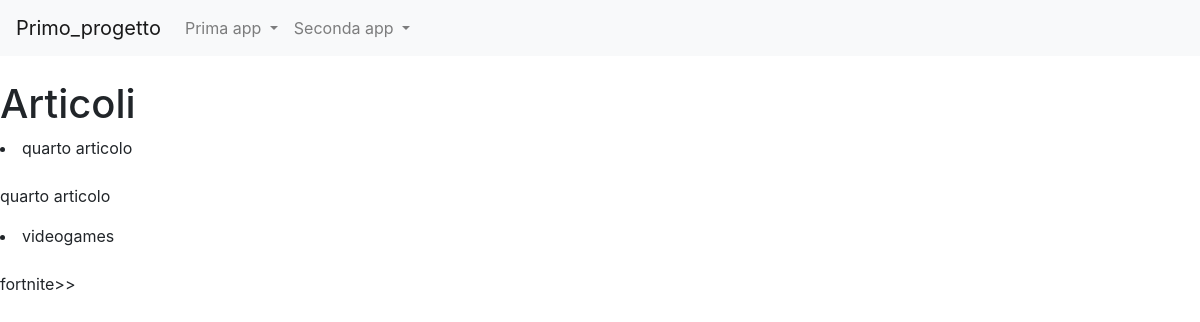
The app's page /news/lista_articoli/6 with its own data.
### news/models.py (models this page shows, shortened)
class Articolo(models.Model):
    titolo = models.CharField(max_length=100)
    contenuto = models.TextField()
    giornalista= models.ForeignKey(Giornalista, on_delete=models.CASCADE, related_name="articoli")
    data= models.DateField(auto_now=True, blank=True)
    visualizzazioni= models.IntegerField(default=0, blank=True)
    class Meta:
        verbose_name = "Articolo"
        verbose_name_plural = "Articoli"

### news/views.py (the view)
# urls.py: path("lista_articoli/<int:pk>", lista_articoli_gionalisti, name="lista_articoli"),
def lista_articoli_gionalisti(request, pk=None):
    if(pk==None):
        articoli=Articolo.objects.all()
    else:
        articoli = Articolo.objects.filter(giornalista_id=pk)
    context = {
        'articoli': articoli,
        'pk': pk,
    }
    return render (request, 'lista_articoli.html', context)

### news/templates/lista_articoli.html (shortened to what this page needs)
{% extends 'base.html' %}
{% block content %}
<h1>Articoli</h1>
{% for articolo in articoli %}
    {% if pk %}
    <li>{{articolo.titolo}}</li>
    <br><p>{{articolo.contenuto}}</p>
    {% else %}
    <li>{{articolo.titolo}}</li>
    <br><p>{{articolo.contenuto}}</p>
{% endif %}
{% endfor %}
{% endblock content %}

### records on screen
Articolo: titolo "quarto articolo", contenuto "quarto articolo"
Articolo: titolo "videogames", contenuto "fortnite>>"
